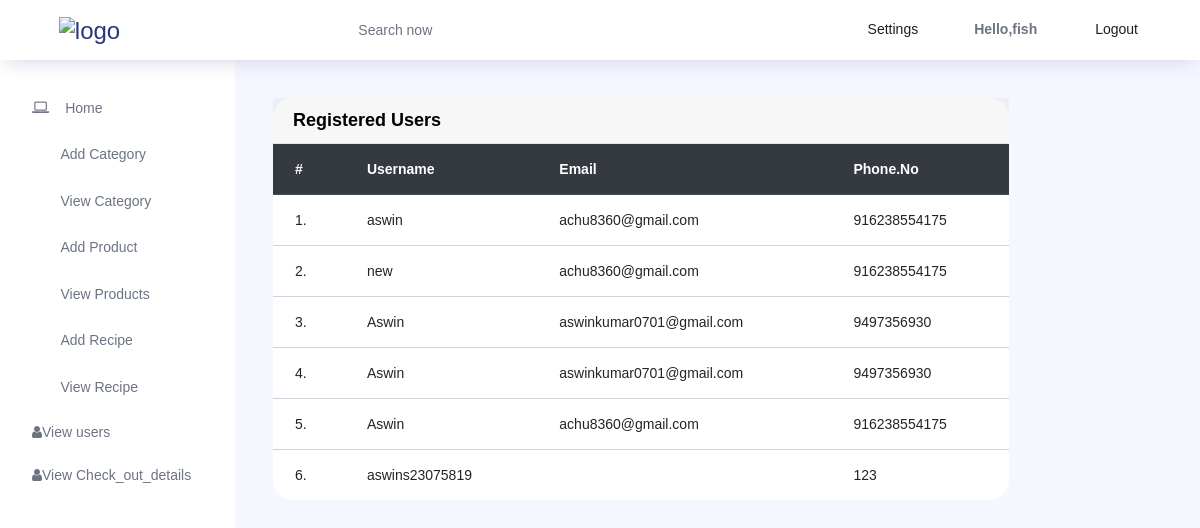
Screenshot of /view_users (signed in) with the database file from the repository.
### User_app/models.py (models this page shows, shortened)
class Registeration(models.Model):
    username = models.CharField(max_length=20)
    email = models.EmailField()
    phone_no = models.IntegerField()
    password = models.CharField(max_length=20)

### Admin_app/views.py (the view)
# urls.py: path('view_users',views.view_users,name='view_users'),
def view_users(request):
    data =Registeration.objects.all()
    return render(request,'view_users.html',{'data':data})

### Admin_app/templates/view_users.html
{% extends 'admin_index.html' %}
{% block content %}
<div class="row">
    <div class="col-lg-10">
        <div class="card">
            <div class="card-header">
                <strong class="card-title">Registered Users</strong>
            </div>
            <div class="table-stats order-table ov-h">
                <table class="table" id="example">
                    <thead class="thead-dark">
                        <tr>
                            <th class="serial">#</th>
                            <th>Username</th>
                            <th>Email</th>
                            <th>Phone.No</th>
                        </tr>
                    </thead>
                    <tbody>
                        {% for i in data %}
                        <tr >
                            <td class="serial">{{i.id}}.</td>
                            <td>{{i.username}}</td>
                            <td>{{i.email}}</td>
                            <td> {{i.phone_no}} </td>
                        </tr>
                        {% endfor %}
                    </tbody>
                </table>
            </div>
        </div>
    </div>
</div>
{% endblock %}

### rows the page displays
Registeration: id "1", username "aswin", email "achu8360@gmail.com", phone_no "916238554175"
Registeration: id "2", username "new", email "achu8360@gmail.com", phone_no "916238554175"
Registeration: id "3", username "Aswin", email "aswinkumar0701@gmail.com", phone_no "9497356930"
Registeration: id "4", username "Aswin", email "aswinkumar0701@gmail.com", phone_no "9497356930"
Registeration: id "5", username "Aswin", email "achu8360@gmail.com", phone_no "916238554175"
Registeration: id "6", username "aswins23075819", phone_no "123"

### other values shown
{{ request.session.username }} "fish"
